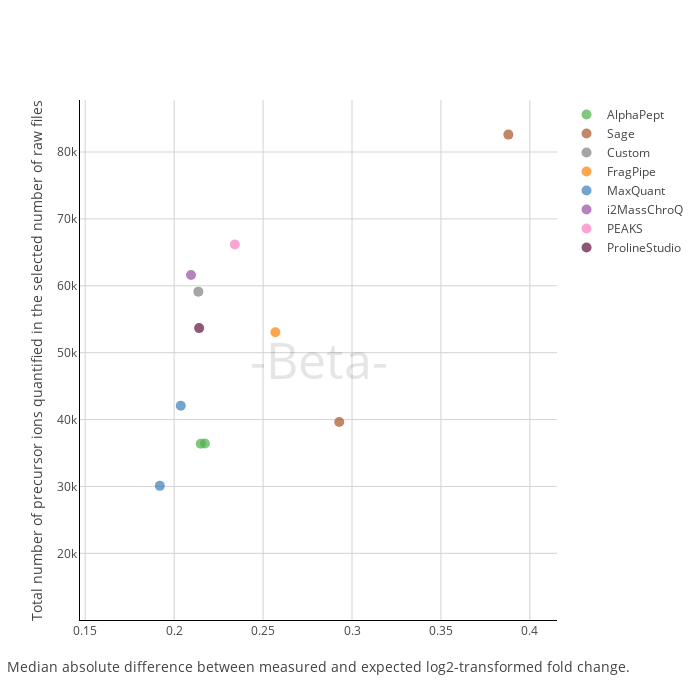

The notebook cell this image was saved under:
### Code cell
plot, results = plot_performance_metrics(file_paths_general)
plot

### Figure 1 — Plotly figure (JSON) as saved in the notebook; plotly's stock layout.template omitted (floating-point values rounded to 4 significant figures)
{"data": [{"hovertext": ["ProteoBench ID: AlphaPept_20250214_163928<br>Software tool: AlphaPept 0.5.3<br>Comment (private submission): AlphaPept", "ProteoBench ID: AlphaPept_20250214_163947<br>Software tool: AlphaPept 0.5.3<br>Comment (private submission): AlphaPept_50ppmFragTol"], "marker": {"color": ["#4daf4a", "#4daf4a"], "showscale": false, "size": [10, 10]}, "mode": "markers", "name": "AlphaPept", "type": "scatter", "x": [0.2173, 0.215], "y": [36421, 36379]}, {"hovertext": ["ProteoBench ID: Sage_20250214_164000<br>Software tool: Sage 0.14.6<br>Comment (private submission): Sage (filtered)", "ProteoBench ID: Sage_20250214_164028<br>Software tool: Sage 0.14.6<br>Comment (private submission): Sage (unfiltered)"], "marker": {"color": ["#a65628", "#a65628"], "showscale": false, "size": [10, 10]}, "mode": "markers", "name": "Sage", "type": "scatter", "x": [0.2928, 0.3879], "y": [39633, 82606]}, {"hovertext": ["ProteoBench ID: Custom_20250214_164046<br>Software tool: Custom 0.14.6<br>Comment (private submission): Sage (FlashLFQ)"], "marker": {"color": ["#7f7f7f"], "showscale": false, "size": [10]}, "mode": "markers", "name": "Custom", "type": "scatter", "x": [0.2136], "y": [59126]}, {"hovertext": ["ProteoBench ID: FragPipe_20250214_164113<br>Software tool: FragPipe 22.0<br>Comment (private submission): FragPipe"], "marker": {"color": ["#ff7f00"], "showscale": false, "size": [10]}, "mode": "markers", "name": "FragPipe", "type": "scatter", "x": [0.2569], "y": [53060]}, {"hovertext": ["ProteoBench ID: MaxQuant_20250214_164133<br>Software tool: MaxQuant 2.4.13.0<br>Comment (private submission): MaxQuant", "ProteoBench ID: MaxQuant_20250214_164149<br>Software tool: MaxQuant 2.4.13.0<br>Comment (private submission): MaxQuant_noMBR"], "marker": {"color": ["#377eb8", "#377eb8"], "showscale": false, "size": [10, 10]}, "mode": "markers", "name": "MaxQuant", "type": "scatter", "x": [0.2037, 0.192], "y": [42075, 30086]}, {"hovertext": ["ProteoBench ID: i2MassChroQ_20250214_164212<br>Software tool: i2MassChroQ 1.0.18<br>Comment (private submission): i2MassChroQ"], "marker": {"color": ["#984ea3"], "showscale": false, "size": [10]}, "mode": "markers", "name": "i2MassChroQ", "type": "scatter", "x": [0.2095], "y": [61603]}, {"hovertext": ["ProteoBench ID: PEAKS_20250214_164238<br>Software tool: PEAKS 0.14.6<br>Comment (private submission): PEAKS"], "marker": {"color": ["#f781bf"], "showscale": false, "size": [10]}, "mode": "markers", "name": "PEAKS", "type": "scatter", "x": [0.2341], "y": [66167]}, {"hovertext": ["ProteoBench ID: ProlineStudio_20250214_164325<br>Software tool: ProlineStudio <br>Comment (private submission): ProlineStudio"], "marker": {"color": ["#5f0f40"], "showscale": false, "size": [10]}, "mode": "markers", "name": "ProlineStudio", "type": "scatter", "x": [0.214], "y": [53670]}], "layout": {"annotations": [{"font": {"color": "rgba(0,0,0,0.1)", "size": 50}, "showarrow": false, "text": "-Beta-", "x": 0.5, "xref": "paper", "y": 0.5, "yref": "paper"}], "clickmode": "event+select", "height": 700, "width": 700, "xaxis": {"gridcolor": "lightgray", "gridwidth": 1, "linecolor": "black", "range": [0.1471, 0.4152], "showgrid": true, "title": {"text": "Median absolute difference between measured and expected log2-transformed fold change."}}, "yaxis": {"gridcolor": "lightgray", "gridwidth": 1, "linecolor": "black", "range": [10029, 87777], "showgrid": true, "title": {"text": "Total number of precursor ions quantified in the selected number of raw files"}}}}
